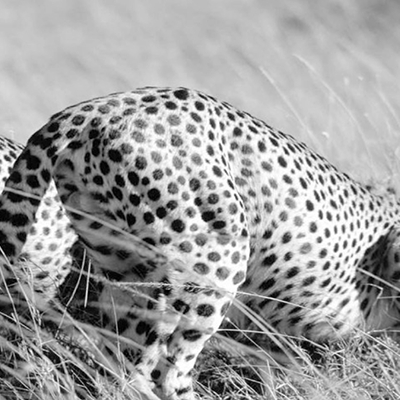
#> input picture cheetah.png, 400 x 400 px
$ python Problem1.py   (older library calls are emulated)
#> lines starting #> are read from the running program, lines starting #| are printed output that depends on the picture
from scipy import misc
import matplotlib.pyplot as plt
import numpy as np
from scipy.ndimage import filters

#Problem 1
#1.1,1.2 Utilizing a gaussian filter I blur the image and display its result
cheetah = misc.imread('cheetah.png',flatten=1)
#> cheetah: shape (400, 400) float32; min 0, max 255, mean 159.1
cheetahold = misc.imread('cheetah.png',flatten=1)
blur = filters.gaussian_filter(cheetah,3)
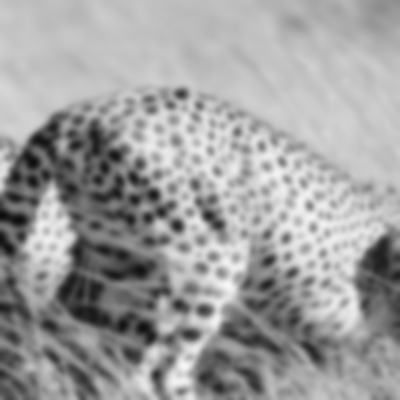
#> blur: shape (400, 400) float32; min 12.4, max 247.4, mean 159.1
plt.figure()
plt.imshow(blur,cmap=plt.cm.gray)
plt.show()
#Computing DFT
f=np.fft.fft2(cheetah)
plt.subplot(122),plt.imshow(cheetahold, cmap = 'gray')
plt.title('Display Old'), plt.xticks([]), plt.yticks([])
plt.show()

$ run again, with einstein.png copied over cheetah.png
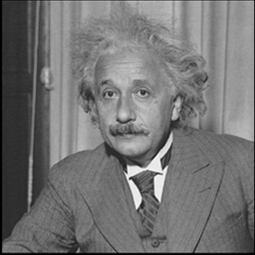
#> input picture einstein.png, 255 x 255 px
#> `blur = filters.gaussian_filter(cheetah,3)`:
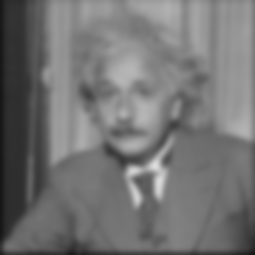
#> blur: shape (255, 255) float32; min 21.12, max 221.2, mean 115.4

$ run again, with peppers.png copied over cheetah.png
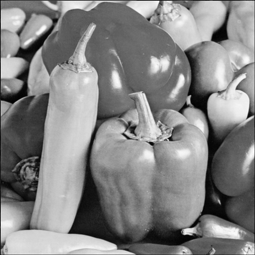
#> input picture peppers.png, 255 x 255 px
#> `blur = filters.gaussian_filter(cheetah,3)`:
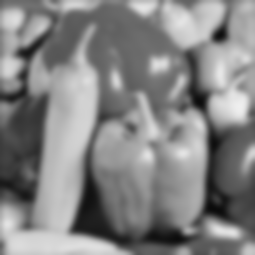
#> blur: shape (255, 255) float32; min 11.02, max 239.2, mean 132.5

$ run again, with zebra.png copied over cheetah.png
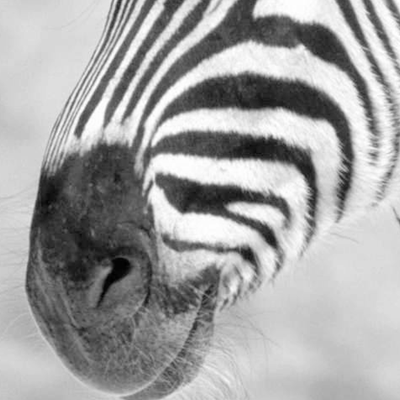
#> input picture zebra.png, 400 x 400 px
#> `blur = filters.gaussian_filter(cheetah,3)`:
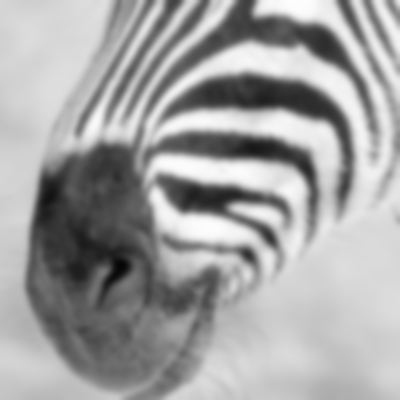
#> blur: shape (400, 400) float32; min 5.57, max 253, mean 163
